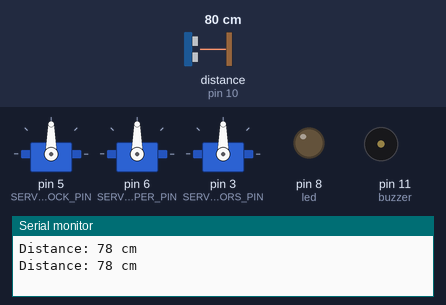
Bench run of a sketch on a simulated Arduino Uno, built with avr-gcc and run on an emulated ATmega328P. Shown: 3 × servo, output pins drawn as LEDs (lit = HIGH), buzzer (waves = sounding, pin HIGH), the last lines printed to the serial monitor. Wiring (inferred from the names in the program): ultrasonic range finder: trigger pin 9; echo pin 10. Inputs (shaded band) come from the test bench; at power-on: distance to the obstacle (sensor on pin 10) 80 cm. The echo pulse lasts 58.3 µs per cm; random numbers use the default seed unless the sketch sets one; pins used as bus, display or sensor lines are not drawn.

Above: at 2.2 s.
2.3 s: distance to the obstacle (sensor on pin 10) set to 17 cm
6.2 s: distance to the obstacle (sensor on pin 10) set to 14 cm
At 10.1 s:
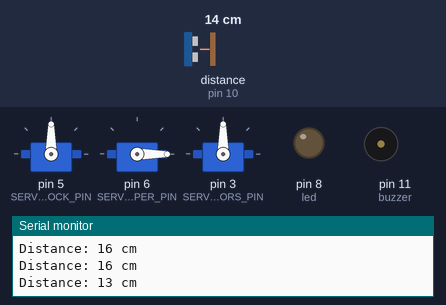
At 16.2 s:
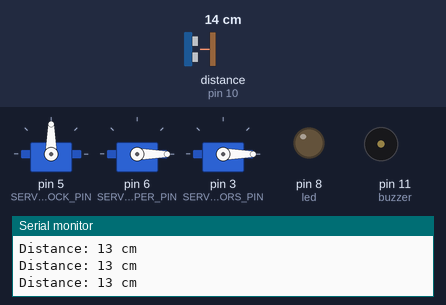
Timing chart, 0 to 29.1 s (numbered marks = the images above; inputs shaded):
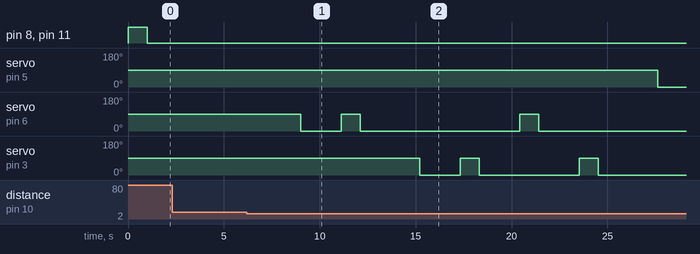

Measured:
- the behaviour switches between 16 and 15 cm on distance to the obstacle (sensor on pin 10) (found by bisection; images 0 and 1)
- after the input at 6.2 s, servo on pin 5 (SERVO_ROCK_PIN): 90° → 0° after 21.4 s; servo on pin 6 (SERVO_PAPER_PIN): goes 0° 2.1 s, 90° 1.0 s, 0° 8.3 s, 90° 1.0 s, then 0°, starting after 2.8 s; servo on pin 3 (SERVO_SCISSORS_PIN): goes 0° 2.1 s, 90° 1.0 s, 0° 5.2 s, 90° 1.0 s, then 0°, starting after 9.0 s

The sketch:

Rock_Paper_Scissor.ino
```cpp
#include <Servo.h>

#define TRIG_PIN 9
#define ECHO_PIN 10
#define SERVO_ROCK_PIN 5
#define SERVO_PAPER_PIN 6
#define SERVO_SCISSORS_PIN 3
int led = 8;
int buzzer = 11;
int pos = 0;

Servo servoRock;
Servo servoPaper;
Servo servoScissors;

void setup() {
  Serial.begin(9600);

  pinMode(TRIG_PIN, OUTPUT);
  pinMode(ECHO_PIN, INPUT);
  pinMode(led, OUTPUT);
  pinMode(buzzer, OUTPUT);

  servoRock.attach(SERVO_ROCK_PIN);
  servoPaper.attach(SERVO_PAPER_PIN);
  servoScissors.attach(SERVO_SCISSORS_PIN);

  digitalWrite(led, HIGH);
  digitalWrite(buzzer, HIGH);
  delay(1000);
  digitalWrite(led, LOW);
  digitalWrite(buzzer, LOW);
}

void loop() {
  long duration, distance;

  // Trigger ultrasonic sensor
  digitalWrite(TRIG_PIN, LOW);
  delayMicroseconds(2);
  digitalWrite(TRIG_PIN, HIGH);
  delayMicroseconds(10);
  digitalWrite(TRIG_PIN, LOW);

  // Read the echo pulse duration
  duration = pulseIn(ECHO_PIN, HIGH);

  // Calculate the distance
  distance = duration * 0.034 / 2;

  Serial.print("Distance: ");
  Serial.print(distance);
  Serial.println(" cm");

  // Check if someone is within 15 cm range
  if (distance < 15) {
    // Someone is in range, play the game
    playGame();
  }

  delay(1000); // Adjust delay as needed
}

void playGame() {
  int randomChoice = random(3); // Generate a random number between 0 and 2

  // Move the servo motor based on the random choice
  if (randomChoice == 0) {
    // Rock
    moveServo(servoRock);
  } else if (randomChoice == 1) {
    // Paper
    moveServo(servoPaper);
  } else {
    // Scissors
    moveServo(servoScissors);
  }

  delay(100); // Adjust delay as needed
}

void moveServo(Servo &servo) {
  int angle = pos; // Set the desired angle (adjust as needed)
  delay(1000);
  servo.write(90);
  delay(1000);
  servo.write(pos);
}
```
